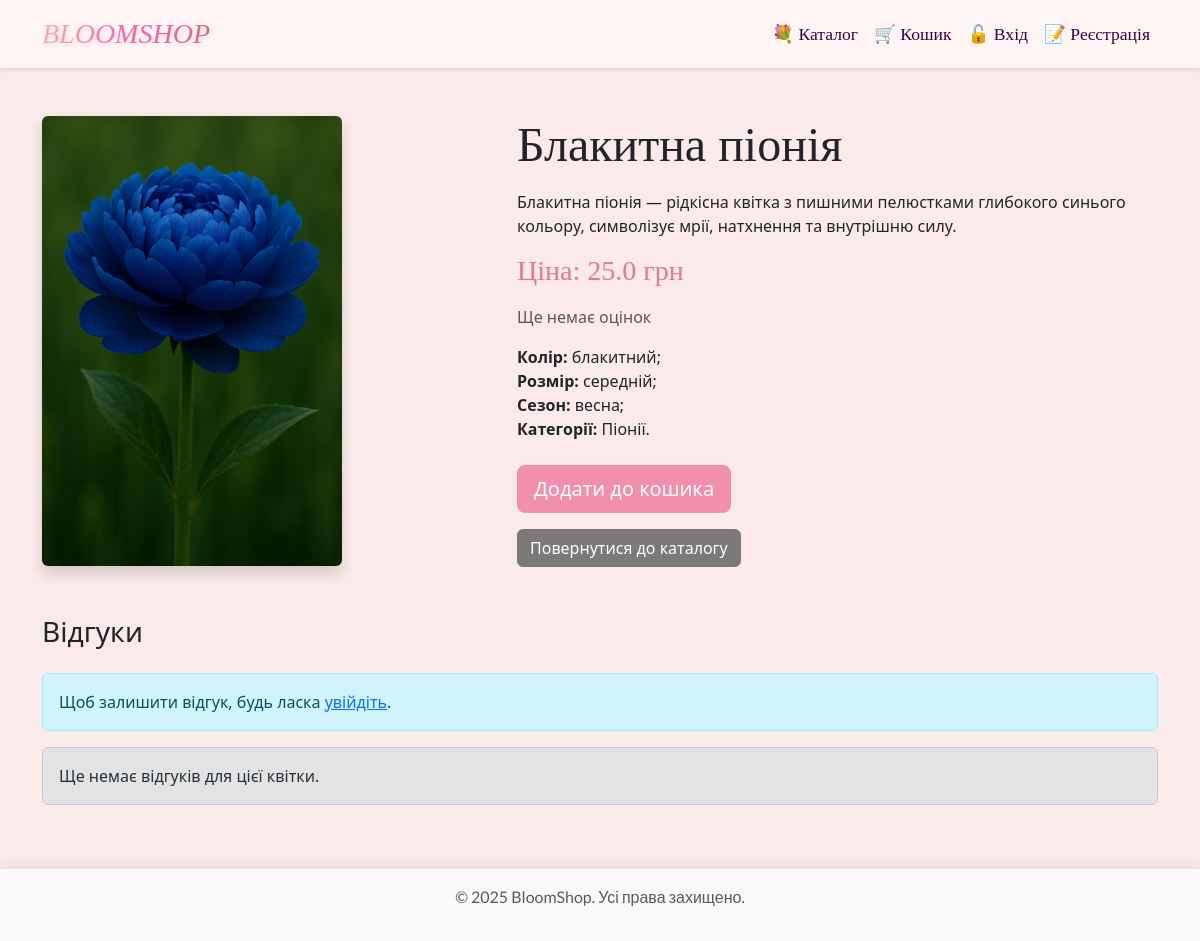
/flower/9, run on an earlier commit of the app's database.
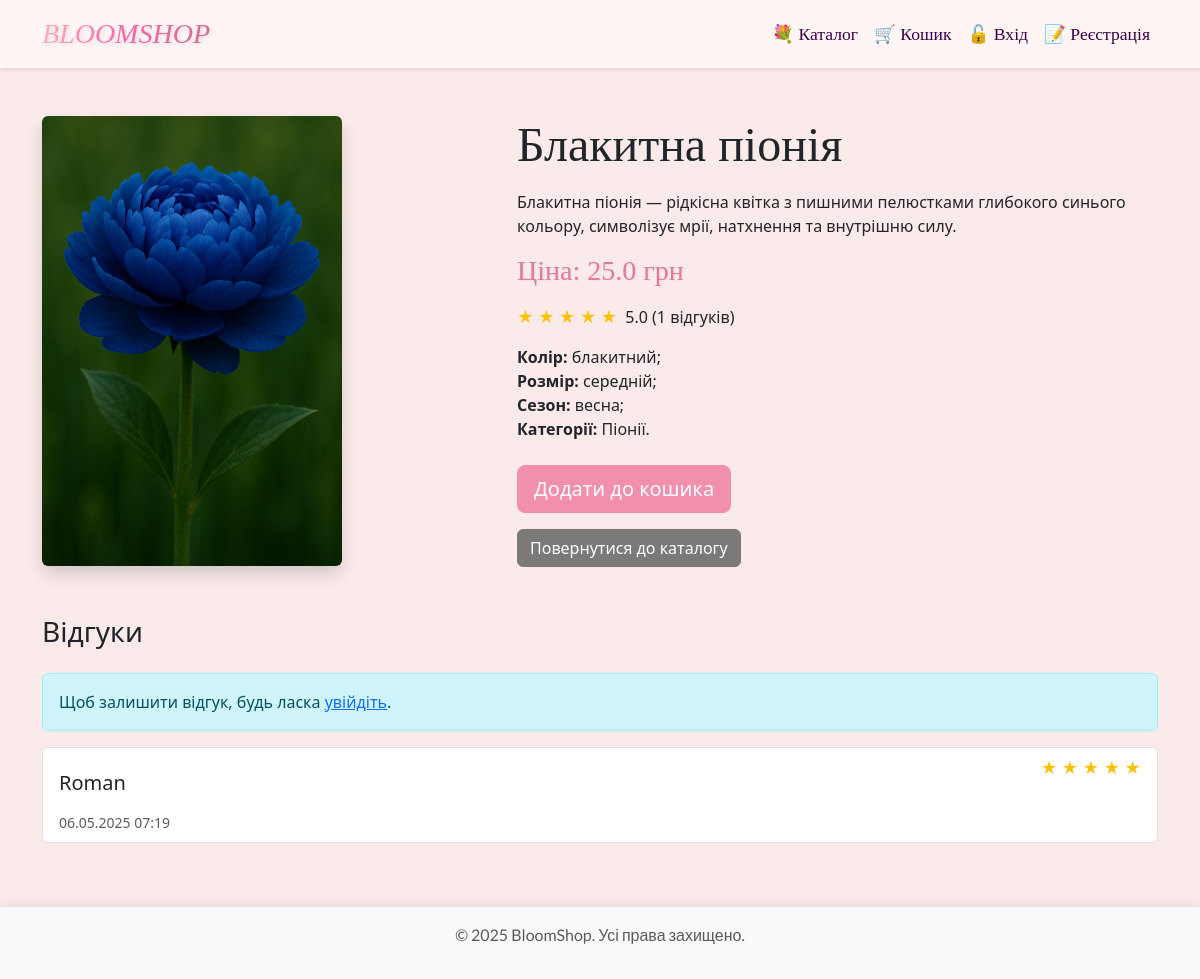
And on a later commit of the database.
### app.py (models this page shows, shortened)
class Category(db.Model):
    id = db.Column(db.Integer, primary_key=True)
    name = db.Column(db.String(50), nullable=False)

class Review(db.Model):
    id = db.Column(db.Integer, primary_key=True)
    user_id = db.Column(db.Integer, db.ForeignKey('user.id'), nullable=False)
    flower_id = db.Column(db.Integer, db.ForeignKey('flower.id'), nullable=False)
    rating = db.Column(db.Integer, nullable=False)  # 1-5
    comment = db.Column(db.Text, nullable=True)
    created_at = db.Column(db.DateTime, default=datetime.now(UTC))
    user = db.relationship('User', backref='reviews')
    flower = db.relationship('Flower', backref='reviews')

class User(db.Model):
    id = db.Column(db.Integer, primary_key=True)
    name = db.Column(db.String(100), nullable=False)
    email = db.Column(db.String(120), unique=True, nullable=False)
    phone = db.Column(db.String(20), nullable=True)
    address = db.Column(db.Text, nullable=True)
    password = db.Column(db.String(60), nullable=False)
    is_admin = db.Column(db.Boolean, default=False)

### app.py (the view)
@app.route('/flower/<int:flower_id>')
def flower(flower_id):
    flower = Flower.query.get_or_404(flower_id)
    category_ids = db.session.query(FlowerCategory.category_id).filter(FlowerCategory.flower_id == flower_id).all()
    category_ids = [cid[0] for cid in category_ids]
    categories = Category.query.filter(Category.id.in_(category_ids)).all()
    return render_template('flower.html', flower=flower, categories=categories)

### app.py (called while the page is built)
@app.before_request
def load_user():
    g.user = None
    if 'user_id' in session:
        g.user = User.query.get(session['user_id'])

    @property
    def average_rating(self):
        avg = db.session.query(func.avg(Review.rating)).filter(
            Review.flower_id == self.id
        ).scalar()
        return round(avg, 1) if avg else None

    @property
    def review_count(self):
        return db.session.query(func.count(Review.id)).filter(
            Review.flower_id == self.id
        ).scalar()

### templates/flower.html (shortened to what the changed rows need)
{% extends 'base.html' %}
{% block content %}
    <section class="container my-5">
        <div class="row">
            <div class="col-md-7">
                <h1 class="display-5 mb-3" style="font-family: 'Playfair Display', serif;">{{ flower.name }}</h1>
                <p style="font-size: 16px">{{ flower.description or 'Опис відсутній' }}</p>
                <h4 class="price-concrete-flower">Ціна: {{ flower.price }} грн</h4>
                {% if flower.average_rating %}
                    <div class="d-flex align-items-center mb-3">
                        <div class="me-2">
                            {% for i in range(5) %}
                                {% if i < flower.average_rating|round %}
                                    <span class="text-warning">★</span>
                                {% else %}
                                    <span class="text-secondary">☆</span>
                                {% endif %}
                            {% endfor %}
                        </div>
                        <span>{{ flower.average_rating }} ({{ flower.review_count }} відгуків)</span>
                    </div>
                {% else %}
                    <div class="text-muted mb-3">Ще немає оцінок</div>
                {% endif %}
                <ul class="list-unstyled mb-4">
                    {% if flower.color %}
                        <li><strong>Колір:</strong> {{ flower.color }};</li>
                    {% endif %}
                    {% if flower.size %}
                        <li><strong>Розмір:</strong> {{ flower.size }};</li>
                    {% endif %}
                    {% if flower.season %}
                        <li><strong>Сезон:</strong> {{ flower.season }};</li>
                    {% endif %}
                    {% if categories %}
                        <li><strong>Категорії:</strong>
                            {% for category in categories %}
                                {{ category.name }}.{% if not loop.last %}, {% endif %}
                            {% endfor %}
                        </li>
                    {% endif %}
                </ul>
                <form method="POST" action="{{ url_for('add_to_cart', flower_id=flower.id) }}">
                    <button type="submit" class="btn btn-primary btn-lg">Додати до кошика</button>
                </form>
                <a href="/flowers" class="btn btn-secondary mt-3">Повернутися до каталогу</a>
            </div>
        </div>
    </section>
    <section class="container my-5">
        <div class="row">
            <div class="col-md-12">
                {% if 'user_id' in session %}
                    <div class="card mb-4">
                        <div class="card-body">
                            <h5>Залишити відгук</h5>
                            <form method="POST" action="{{ url_for('add_review', flower_id=flower.id) }}">
                                <div class="mb-3">
                                    <label for="rating" class="form-label">Оцінка</label>
                                    <select class="form-select" id="rating" name="rating" required>
                                        <option value="" selected disabled>Оберіть оцінку</option>
                                        <option value="5">5 - Відмінно</option>
                                        <option value="4">4 - Добре</option>
                                        <option value="3">3 - Задовільно</option>
                                        <option value="2">2 - Погано</option>
                                        <option value="1">1 - Дуже погано</option>
                                    </select>
                                </div>
                                <div class="mb-3">
                                    <label for="comment" class="form-label">Коментар (необов'язково)</label>
                                    <textarea class="form-control" id="comment" name="comment" rows="3"></textarea>
                                </div>
                                <button type="submit" class="btn btn-primary">Надіслати відгук</button>
                            </form>
                        </div>
                    </div>
                {% else %}
                    <div class="alert alert-info">
                        Щоб залишити відгук, будь ласка <a href="{{ url_for('login') }}">увійдіть</a>.
                    </div>
                {% endif %}
                {% if flower.reviews %}
                    <div class="list-group">
                        {% for review in flower.reviews %}
                            <div class="list-group-item mb-3">
                                <div class="d-flex justify-content-between">
                                    <h5>{{ review.user.name }}</h5>
                                    <div>
                                        {% for i in range(5) %}
                                            {% if i < review.rating %}
                                                <span class="text-warning">★</span>
                                            {% else %}
                                                <span class="text-secondary">☆</span>
                                            {% endif %}
                                        {% endfor %}
                                    </div>
                                </div>
                                <small class="text-muted">{{ review.created_at.strftime('%d.%m.%Y %H:%M') }}</small>
                            </div>
                        {% endfor %}
                    </div>
                {% else %}
                    <div class="alert alert-secondary">Ще немає відгуків для цієї квітки.</div>
                {% endif %}
            </div>
        </div>
    </section>
{% endblock %}

What changed in the data, as far as the page shows it:
added Review: user.name "Roman", rating 5 (drawn), created_at "06.05.2025 07:19"
Also different on the page:
{{ flower.average_rating }}: (not shown) → "5.0"
{{ flower.review_count }}: (not shown) → "1"
text no longer shown: "Ще немає оцінок Ще немає відгуків для цієї квітки."
text now shown: "( відгуків)"
